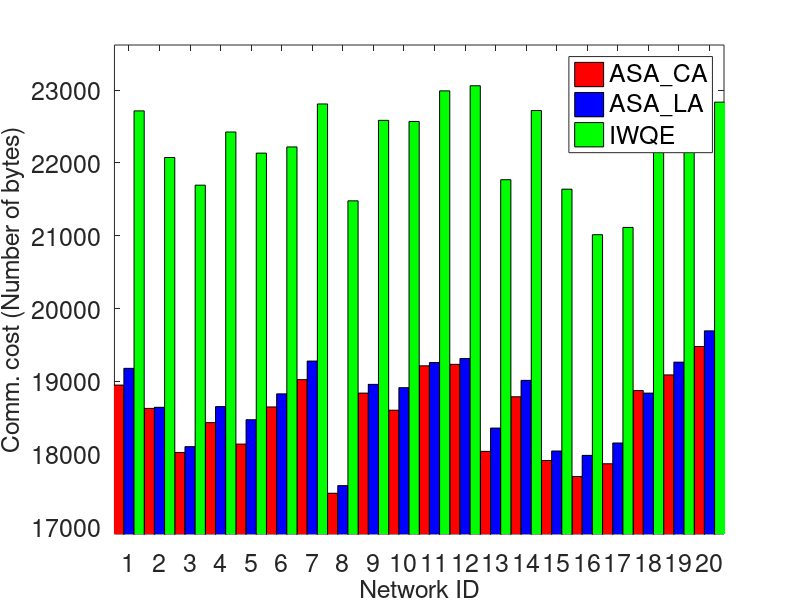
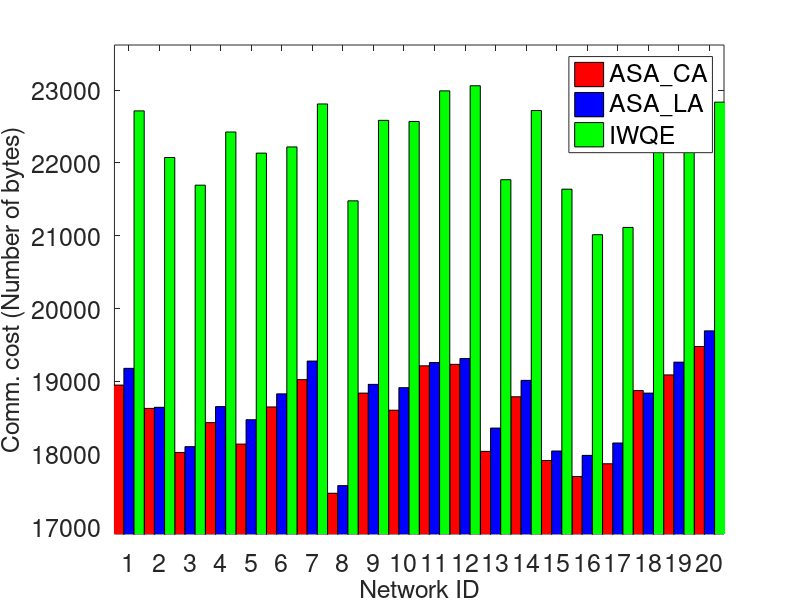
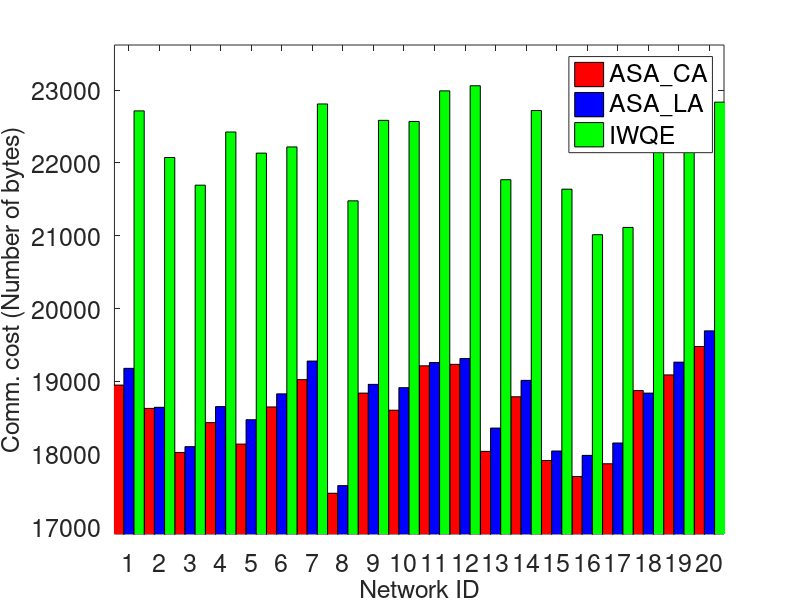
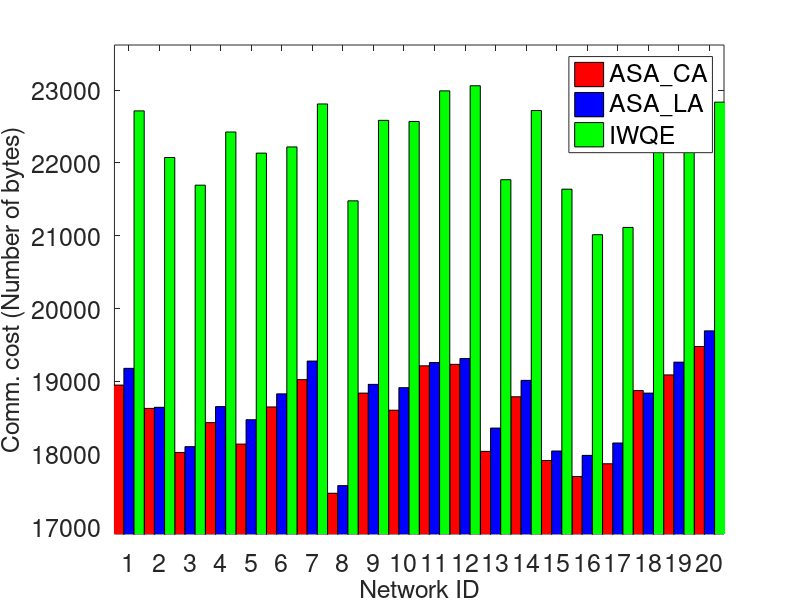

These figures' MATLAB source, in order:
networkID = [1.0;2.0;3.0;4.0;5.0;6.0;7.0;8.0;9.0;10.0;11.0;12.0;13.0;14.0;15.0;16.0;17.0;18.0;19.0;20.0];
x = networkID';
ASA_CA = [18950.0;18630.0;18025.0;18435.0;18140.0;18650.0;19025.0;17465.0;18840.0;18605.0;19215.0;19235.0;18040.0;18790.0;17915.0;17695.0;17870.0;18875.0;19090.0;19480.0];
y(:,1) = ASA_CA';
ASA_LA = [19180.0;18645.0;18105.0;18655.0;18475.0;18830.0;19280.0;17570.0;18960.0;18915.0;19260.0;19315.0;18360.0;19015.0;18045.0;17985.0;18155.0;18840.0;19265.0;19695.0];
y(:,2) = ASA_LA';
IWQE = [22715.0;22075.0;21695.0;22425.0;22135.0;22220.0;22810.0;21480.0;22585.0;22570.0;22990.0;23060.0;21770.0;22720.0;21640.0;21015.0;21115.0;22175.0;22805.0;22835.0];
y(:,3) = IWQE';
figure1 = figure;
fontSize = 18;
set(figure1,'Color',[1,1,1]);
axes1 = axes('XTick',networkID,'Parent',figure1,'Box','on','FontSize', fontSize);
xgap = (max(x)-min(x))/size(x,2)/2;
xlim(axes1,[min(x)-xgap max(x)+xgap]);
maxy = max(max(y));
miny = min(min(y));
ygap1 = (maxy - miny)/10;
ygap2 = (maxy - miny)/10;
ylim(axes1,[miny-ygap1 maxy+ygap2]);
hold on;
bar1 = bar(x,y,'Parent',axes1);
set(bar1(1),'facecolor','r');
set(bar1(2),'facecolor','b');
set(bar1(3),'facecolor','g');
set(bar1,'BarWidth',1);
xlabel('Network ID','FontSize', fontSize);
ylabel('Comm. cost (Number of bytes)','FontSize', fontSize);
hl = legend('ASA\_CA','ASA\_LA','IWQE');
%Legend Location North,South,East,West
set(hl,'Location','Best','FontSize', fontSize);
print(gcf,'-depsc','networkID_packetFrameNum_bar.eps');
print(gcf,'-djpeg','networkID_packetFrameNum_bar.jpeg');
print(gcf,'-dtiff','networkID_packetFrameNum_bar.tif');
print(gcf,'-dbitmap','networkID_packetFrameNum_bar.bmp');
print(gcf,'-dpng','networkID_packetFrameNum_bar.png');
